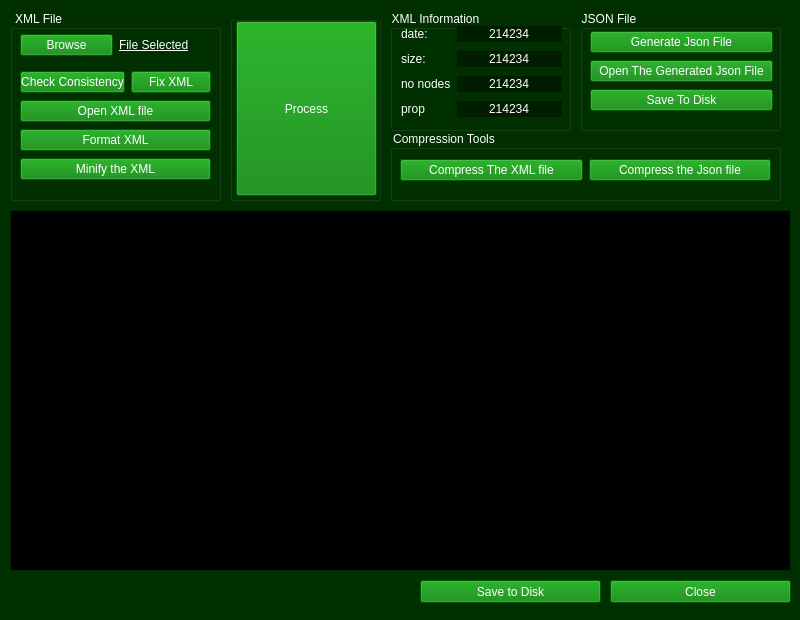
<?xml version="1.0" encoding="UTF-8"?>
<ui version="4.0">
 <class>MainWindow</class>
 <widget class="QMainWindow" name="MainWindow">
  <property name="windowModality">
   <enum>Qt::NonModal</enum>
  </property>
  <property name="enabled">
   <bool>true</bool>
  </property>
  <property name="geometry">
   <rect>
    <x>0</x>
    <y>0</y>
    <width>800</width>
    <height>620</height>
   </rect>
  </property>
  <property name="sizePolicy">
   <sizepolicy hsizetype="Minimum" vsizetype="Minimum">
    <horstretch>0</horstretch>
    <verstretch>0</verstretch>
   </sizepolicy>
  </property>
  <property name="minimumSize">
   <size>
    <width>800</width>
    <height>620</height>
   </size>
  </property>
  <property name="maximumSize">
   <size>
    <width>800</width>
    <height>620</height>
   </size>
  </property>
  <property name="palette">
   <palette>
    <active>
     <colorrole role="WindowText">
      <brush brushstyle="SolidPattern">
       <color alpha="255">
        <red>255</red>
        <green>255</green>
        <blue>255</blue>
       </color>
      </brush>
     </colorrole>
     <colorrole role="Button">
      <brush brushstyle="SolidPattern">
       <color alpha="255">
        <red>0</red>
        <green>48</green>
        <blue>0</blue>
       </color>
      </brush>
     </colorrole>
     <colorrole role="Light">
      <brush brushstyle="SolidPattern">
       <color alpha="255">
        <red>0</red>
        <green>72</green>
        <blue>0</blue>
       </color>
      </brush>
     </colorrole>
     <colorrole role="Midlight">
      <brush brushstyle="SolidPattern">
       <color alpha="255">
        <red>0</red>
        <green>60</green>
        <blue>0</blue>
       </color>
      </brush>
     </colorrole>
     <colorrole role="Dark">
      <brush brushstyle="SolidPattern">
       <color alpha="255">
        <red>0</red>
        <green>24</green>
        <blue>0</blue>
       </color>
      </brush>
     </colorrole>
     <colorrole role="Mid">
      <brush brushstyle="SolidPattern">
       <color alpha="255">
        <red>0</red>
        <green>32</green>
        <blue>0</blue>
       </color>
      </brush>
     </colorrole>
     <colorrole role="Text">
      <brush brushstyle="SolidPattern">
       <color alpha="255">
        <red>255</red>
        <green>255</green>
        <blue>255</blue>
       </color>
      </brush>
     </colorrole>
     <colorrole role="BrightText">
      <brush brushstyle="SolidPattern">
       <color alpha="255">
        <red>255</red>
        <green>255</green>
        <blue>255</blue>
       </color>
      </brush>
     </colorrole>
     <colorrole role="ButtonText">
      <brush brushstyle="SolidPattern">
       <color alpha="255">
        <red>255</red>
        <green>255</green>
        <blue>255</blue>
       </color>
      </brush>
     </colorrole>
     <colorrole role="Base">
      <brush brushstyle="SolidPattern">
       <color alpha="255">
        <red>0</red>
        <green>0</green>
        <blue>0</blue>
       </color>
      </brush>
     </colorrole>
     <colorrole role="Window">
      <brush brushstyle="SolidPattern">
       <color alpha="255">
        <red>0</red>
        <green>48</green>
        <blue>0</blue>
       </color>
      </brush>
     </colorrole>
     <colorrole role="Shadow">
      <brush brushstyle="SolidPattern">
       <color alpha="255">
        <red>0</red>
        <green>0</green>
        <blue>0</blue>
       </color>
      </brush>
     </colorrole>
     <colorrole role="AlternateBase">
      <brush brushstyle="SolidPattern">
       <color alpha="255">
        <red>0</red>
        <green>24</green>
        <blue>0</blue>
       </color>
      </brush>
     </colorrole>
     <colorrole role="ToolTipBase">
      <brush brushstyle="SolidPattern">
       <color alpha="255">
        <red>255</red>
        <green>255</green>
        <blue>220</blue>
       </color>
      </brush>
     </colorrole>
     <colorrole role="ToolTipText">
      <brush brushstyle="SolidPattern">
       <color alpha="255">
        <red>0</red>
        <green>0</green>
        <blue>0</blue>
       </color>
      </brush>
     </colorrole>
     <colorrole role="PlaceholderText">
      <brush brushstyle="SolidPattern">
       <color alpha="128">
        <red>255</red>
        <green>255</green>
        <blue>255</blue>
       </color>
      </brush>
     </colorrole>
    </active>
    <inactive>
     <colorrole role="WindowText">
      <brush brushstyle="SolidPattern">
       <color alpha="255">
        <red>255</red>
        <green>255</green>
        <blue>255</blue>
       </color>
      </brush>
     </colorrole>
     <colorrole role="Button">
      <brush brushstyle="SolidPattern">
       <color alpha="255">
        <red>0</red>
        <green>48</green>
        <blue>0</blue>
       </color>
      </brush>
     </colorrole>
     <colorrole role="Light">
      <brush brushstyle="SolidPattern">
       <color alpha="255">
        <red>0</red>
        <green>72</green>
        <blue>0</blue>
       </color>
      </brush>
     </colorrole>
     <colorrole role="Midlight">
      <brush brushstyle="SolidPattern">
       <color alpha="255">
        <red>0</red>
        <green>60</green>
        <blue>0</blue>
       </color>
      </brush>
     </colorrole>
     <colorrole role="Dark">
      <brush brushstyle="SolidPattern">
       <color alpha="255">
        <red>0</red>
        <green>24</green>
        <blue>0</blue>
       </color>
      </brush>
     </colorrole>
     <colorrole role="Mid">
      <brush brushstyle="SolidPattern">
       <color alpha="255">
        <red>0</red>
        <green>32</green>
        <blue>0</blue>
       </color>
      </brush>
     </colorrole>
     <colorrole role="Text">
      <brush brushstyle="SolidPattern">
       <color alpha="255">
        <red>255</red>
        <green>255</green>
        <blue>255</blue>
       </color>
      </brush>
     </colorrole>
     <colorrole role="BrightText">
      <brush brushstyle="SolidPattern">
       <color alpha="255">
        <red>255</red>
        <green>255</green>
        <blue>255</blue>
       </color>
      </brush>
     </colorrole>
     <colorrole role="ButtonText">
      <brush brushstyle="SolidPattern">
       <color alpha="255">
        <red>255</red>
        <green>255</green>
        <blue>255</blue>
       </color>
      </brush>
     </colorrole>
     <colorrole role="Base">
      <brush brushstyle="SolidPattern">
       <color alpha="255">
        <red>0</red>
        <green>0</green>
        <blue>0</blue>
       </color>
      </brush>
     </colorrole>
     <colorrole role="Window">
      <brush brushstyle="SolidPattern">
       <color alpha="255">
        <red>0</red>
        <green>48</green>
        <blue>0</blue>
       </color>
      </brush>
     </colorrole>
     <colorrole role="Shadow">
      <brush brushstyle="SolidPattern">
       <color alpha="255">
        <red>0</red>
        <green>0</green>
        <blue>0</blue>
       </color>
      </brush>
     </colorrole>
     <colorrole role="AlternateBase">
      <brush brushstyle="SolidPattern">
       <color alpha="255">
        <red>0</red>
        <green>24</green>
        <blue>0</blue>
       </color>
      </brush>
     </colorrole>
     <colorrole role="ToolTipBase">
      <brush brushstyle="SolidPattern">
       <color alpha="255">
        <red>255</red>
        <green>255</green>
        <blue>220</blue>
       </color>
      </brush>
     </colorrole>
     <colorrole role="ToolTipText">
      <brush brushstyle="SolidPattern">
       <color alpha="255">
        <red>0</red>
        <green>0</green>
        <blue>0</blue>
       </color>
      </brush>
     </colorrole>
     <colorrole role="PlaceholderText">
      <brush brushstyle="SolidPattern">
       <color alpha="128">
        <red>255</red>
        <green>255</green>
        <blue>255</blue>
       </color>
      </brush>
     </colorrole>
    </inactive>
    <disabled>
     <colorrole role="WindowText">
      <brush brushstyle="SolidPattern">
       <color alpha="255">
        <red>0</red>
        <green>24</green>
        <blue>0</blue>
       </color>
      </brush>
     </colorrole>
     <colorrole role="Button">
      <brush brushstyle="SolidPattern">
       <color alpha="255">
        <red>0</red>
        <green>48</green>
        <blue>0</blue>
       </color>
      </brush>
     </colorrole>
     <colorrole role="Light">
      <brush brushstyle="SolidPattern">
       <color alpha="255">
        <red>0</red>
        <green>72</green>
        <blue>0</blue>
       </color>
      </brush>
     </colorrole>
     <colorrole role="Midlight">
      <brush brushstyle="SolidPattern">
       <color alpha="255">
        <red>0</red>
        <green>60</green>
        <blue>0</blue>
       </color>
      </brush>
     </colorrole>
     <colorrole role="Dark">
      <brush brushstyle="SolidPattern">
       <color alpha="255">
        <red>0</red>
        <green>24</green>
        <blue>0</blue>
       </color>
      </brush>
     </colorrole>
     <colorrole role="Mid">
      <brush brushstyle="SolidPattern">
       <color alpha="255">
        <red>0</red>
        <green>32</green>
        <blue>0</blue>
       </color>
      </brush>
     </colorrole>
     <colorrole role="Text">
      <brush brushstyle="SolidPattern">
       <color alpha="255">
        <red>0</red>
        <green>24</green>
        <blue>0</blue>
       </color>
      </brush>
     </colorrole>
     <colorrole role="BrightText">
      <brush brushstyle="SolidPattern">
       <color alpha="255">
        <red>255</red>
        <green>255</green>
        <blue>255</blue>
       </color>
      </brush>
     </colorrole>
     <colorrole role="ButtonText">
      <brush brushstyle="SolidPattern">
       <color alpha="255">
        <red>0</red>
        <green>24</green>
        <blue>0</blue>
       </color>
      </brush>
     </colorrole>
     <colorrole role="Base">
      <brush brushstyle="SolidPattern">
       <color alpha="255">
        <red>0</red>
        <green>48</green>
        <blue>0</blue>
       </color>
      </brush>
     </colorrole>
     <colorrole role="Window">
      <brush brushstyle="SolidPattern">
       <color alpha="255">
        <red>0</red>
        <green>48</green>
        <blue>0</blue>
       </color>
      </brush>
     </colorrole>
     <colorrole role="Shadow">
      <brush brushstyle="SolidPattern">
       <color alpha="255">
        <red>0</red>
        <green>0</green>
        <blue>0</blue>
       </color>
      </brush>
     </colorrole>
     <colorrole role="AlternateBase">
      <brush brushstyle="SolidPattern">
       <color alpha="255">
        <red>0</red>
        <green>48</green>
        <blue>0</blue>
       </color>
      </brush>
     </colorrole>
     <colorrole role="ToolTipBase">
      <brush brushstyle="SolidPattern">
       <color alpha="255">
        <red>255</red>
        <green>255</green>
        <blue>220</blue>
       </color>
      </brush>
     </colorrole>
     <colorrole role="ToolTipText">
      <brush brushstyle="SolidPattern">
       <color alpha="255">
        <red>0</red>
        <green>0</green>
        <blue>0</blue>
       </color>
      </brush>
     </colorrole>
     <colorrole role="PlaceholderText">
      <brush brushstyle="SolidPattern">
       <color alpha="128">
        <red>255</red>
        <green>255</green>
        <blue>255</blue>
       </color>
      </brush>
     </colorrole>
    </disabled>
   </palette>
  </property>
  <property name="cursor">
   <cursorShape>ArrowCursor</cursorShape>
  </property>
  <property name="mouseTracking">
   <bool>false</bool>
  </property>
  <property name="windowTitle">
   <string>XML Editor By Mostafa Akrsh</string>
  </property>
  <property name="windowIcon">
   <iconset>
    <normaloff>E:/Study Comp III/_Second Term/Data Structure/Project/icon.png</normaloff>E:/Study Comp III/_Second Term/Data Structure/Project/icon.png</iconset>
  </property>
  <property name="toolTip">
   <string notr="true"/>
  </property>
  <property name="styleSheet">
   <string notr="true"/>
  </property>
  <property name="iconSize">
   <size>
    <width>24</width>
    <height>24</height>
   </size>
  </property>
  <widget class="QWidget" name="centralwidget">
   <widget class="QGroupBox" name="groupBox">
    <property name="geometry">
     <rect>
      <x>10</x>
      <y>10</y>
      <width>211</width>
      <height>191</height>
     </rect>
    </property>
    <property name="styleSheet">
     <string notr="true">color: rgb(255, 255, 255);</string>
    </property>
    <property name="title">
     <string> XML File</string>
    </property>
    <widget class="QWidget" name="">
     <property name="geometry">
      <rect>
       <x>10</x>
       <y>20</y>
       <width>191</width>
       <height>31</height>
      </rect>
     </property>
     <layout class="QHBoxLayout" name="horizontalLayout">
      <item>
       <widget class="QPushButton" name="pushButton">
        <property name="styleSheet">
         <string notr="true">color: white;
background-color: green;
font: 75 12pt &quot;Constantia&quot;;


</string>
        </property>
        <property name="text">
         <string>Browse</string>
        </property>
       </widget>
      </item>
      <item>
       <widget class="QLabel" name="label">
        <property name="styleSheet">
         <string notr="true">border-color: rgb(255, 255, 255);</string>
        </property>
        <property name="text">
         <string>&lt;html&gt;&lt;head/&gt;&lt;body&gt;&lt;p&gt;&lt;span style=&quot; text-decoration: underline; color:#ffffff;&quot;&gt;File Selected&lt;/span&gt;&lt;/p&gt;&lt;/body&gt;&lt;/html&gt;</string>
        </property>
       </widget>
      </item>
     </layout>
    </widget>
    <widget class="QWidget" name="">
     <property name="geometry">
      <rect>
       <x>10</x>
       <y>60</y>
       <width>191</width>
       <height>114</height>
      </rect>
     </property>
     <layout class="QVBoxLayout" name="verticalLayout">
      <item>
       <layout class="QHBoxLayout" name="horizontalLayout_2">
        <item>
         <widget class="QPushButton" name="pushButton_2">
          <property name="styleSheet">
           <string notr="true">color: white;
background-color: green;


</string>
          </property>
          <property name="text">
           <string>Check Consistency</string>
          </property>
         </widget>
        </item>
        <item>
         <widget class="QPushButton" name="pushButton_3">
          <property name="enabled">
           <bool>false</bool>
          </property>
          <property name="styleSheet">
           <string notr="true">:enabled{
	color:white;
	background-color:red;
}
:disabled{
	color:white;
	background-color:green;
}
</string>
          </property>
          <property name="text">
           <string>Fix XML</string>
          </property>
         </widget>
        </item>
       </layout>
      </item>
      <item>
       <widget class="QPushButton" name="pushButton_9">
        <property name="styleSheet">
         <string notr="true">color: white;
background-color: green;


</string>
        </property>
        <property name="text">
         <string>Open XML file</string>
        </property>
       </widget>
      </item>
      <item>
       <widget class="QPushButton" name="pushButton_4">
        <property name="styleSheet">
         <string notr="true">color: white;
background-color: green;


</string>
        </property>
        <property name="text">
         <string>Format XML</string>
        </property>
       </widget>
      </item>
      <item>
       <widget class="QPushButton" name="pushButton_19">
        <property name="styleSheet">
         <string notr="true">color: white;
background-color: green;


</string>
        </property>
        <property name="text">
         <string>Minify the XML</string>
        </property>
       </widget>
      </item>
     </layout>
    </widget>
   </widget>
   <widget class="QTreeView" name="treeView">
    <property name="geometry">
     <rect>
      <x>10</x>
      <y>210</y>
      <width>781</width>
      <height>361</height>
     </rect>
    </property>
    <property name="dragEnabled">
     <bool>true</bool>
    </property>
    <property name="sortingEnabled">
     <bool>true</bool>
    </property>
   </widget>
   <widget class="QGroupBox" name="groupBox_2">
    <property name="geometry">
     <rect>
      <x>580</x>
      <y>10</y>
      <width>201</width>
      <height>121</height>
     </rect>
    </property>
    <property name="styleSheet">
     <string notr="true">color:white;

</string>
    </property>
    <property name="title">
     <string>JSON File</string>
    </property>
    <widget class="QWidget" name="layoutWidget_5">
     <property name="geometry">
      <rect>
       <x>10</x>
       <y>20</y>
       <width>183</width>
       <height>85</height>
      </rect>
     </property>
     <layout class="QVBoxLayout" name="verticalLayout_3">
      <item>
       <layout class="QHBoxLayout" name="horizontalLayout_7">
        <item>
         <widget class="QPushButton" name="pushButton_15">
          <property name="styleSheet">
           <string notr="true">color: white;
background-color: green;


</string>
          </property>
          <property name="text">
           <string>Generate Json File</string>
          </property>
         </widget>
        </item>
       </layout>
      </item>
      <item>
       <widget class="QPushButton" name="pushButton_17">
        <property name="styleSheet">
         <string notr="true">color: white;
background-color: green;


</string>
        </property>
        <property name="text">
         <string>Open The Generated Json File</string>
        </property>
       </widget>
      </item>
      <item>
       <widget class="QPushButton" name="pushButton_18">
        <property name="styleSheet">
         <string notr="true">color: white;
background-color: green;


</string>
        </property>
        <property name="text">
         <string>Save To Disk</string>
        </property>
       </widget>
      </item>
     </layout>
    </widget>
   </widget>
   <widget class="QGroupBox" name="groupBox_3">
    <property name="geometry">
     <rect>
      <x>390</x>
      <y>10</y>
      <width>181</width>
      <height>121</height>
     </rect>
    </property>
    <property name="styleSheet">
     <string notr="true">color: rgb(255, 255, 255);</string>
    </property>
    <property name="title">
     <string>XML Information</string>
    </property>
    <widget class="QWidget" name="">
     <property name="geometry">
      <rect>
       <x>11</x>
       <y>13</y>
       <width>161</width>
       <height>101</height>
      </rect>
     </property>
     <layout class="QGridLayout" name="gridLayout">
      <item row="0" column="0">
       <widget class="QLabel" name="label_4">
        <property name="text">
         <string>date:</string>
        </property>
       </widget>
      </item>
      <item row="0" column="1">
       <widget class="QLineEdit" name="lineEdit">
        <property name="enabled">
         <bool>true</bool>
        </property>
        <property name="styleSheet">
         <string notr="true">color:white;
background-color: rgb(0, 29, 0);
border:0px;
text-align: center;</string>
        </property>
        <property name="text">
         <string>214234</string>
        </property>
        <property name="alignment">
         <set>Qt::AlignCenter</set>
        </property>
        <property name="readOnly">
         <bool>true</bool>
        </property>
       </widget>
      </item>
      <item row="1" column="0">
       <widget class="QLabel" name="label_5">
        <property name="text">
         <string>size:</string>
        </property>
       </widget>
      </item>
      <item row="1" column="1">
       <widget class="QLineEdit" name="lineEdit_2">
        <property name="enabled">
         <bool>true</bool>
        </property>
        <property name="styleSheet">
         <string notr="true">color:white;
background-color: rgb(0, 29, 0);
border:0px;
text-align: center;</string>
        </property>
        <property name="text">
         <string>214234</string>
        </property>
        <property name="alignment">
         <set>Qt::AlignCenter</set>
        </property>
        <property name="readOnly">
         <bool>true</bool>
        </property>
       </widget>
      </item>
      <item row="2" column="0">
       <widget class="QLabel" name="label_6">
        <property name="text">
         <string>no nodes</string>
        </property>
       </widget>
      </item>
      <item row="2" column="1">
       <widget class="QLineEdit" name="lineEdit_3">
        <property name="enabled">
         <bool>true</bool>
        </property>
        <property name="styleSheet">
         <string notr="true">color:white;
background-color: rgb(0, 29, 0);
border:0px;
text-align: center;</string>
        </property>
        <property name="text">
         <string>214234</string>
        </property>
        <property name="alignment">
         <set>Qt::AlignCenter</set>
        </property>
        <property name="readOnly">
         <bool>true</bool>
        </property>
       </widget>
      </item>
      <item row="3" column="0">
       <widget class="QLabel" name="label_7">
        <property name="text">
         <string>prop</string>
        </property>
       </widget>
      </item>
      <item row="3" column="1">
       <widget class="QLineEdit" name="lineEdit_4">
        <property name="enabled">
         <bool>true</bool>
        </property>
        <property name="styleSheet">
         <string notr="true">color:white;
background-color: rgb(0, 29, 0);
border:0px;
text-align: center;</string>
        </property>
        <property name="text">
         <string>214234</string>
        </property>
        <property name="alignment">
         <set>Qt::AlignCenter</set>
        </property>
        <property name="readOnly">
         <bool>true</bool>
        </property>
       </widget>
      </item>
     </layout>
    </widget>
   </widget>
   <widget class="QPushButton" name="pushButton_20">
    <property name="geometry">
     <rect>
      <x>420</x>
      <y>580</y>
      <width>181</width>
      <height>23</height>
     </rect>
    </property>
    <property name="styleSheet">
     <string notr="true">color: white;
background-color: green;


</string>
    </property>
    <property name="text">
     <string>Save to Disk</string>
    </property>
   </widget>
   <widget class="QPushButton" name="pushButton_21">
    <property name="geometry">
     <rect>
      <x>610</x>
      <y>580</y>
      <width>181</width>
      <height>23</height>
     </rect>
    </property>
    <property name="styleSheet">
     <string notr="true">color: white;
background-color: green;


</string>
    </property>
    <property name="text">
     <string>Close</string>
    </property>
   </widget>
   <widget class="QGroupBox" name="groupBox_4">
    <property name="geometry">
     <rect>
      <x>390</x>
      <y>130</y>
      <width>391</width>
      <height>71</height>
     </rect>
    </property>
    <property name="styleSheet">
     <string notr="true">color: rgb(255, 255, 255);</string>
    </property>
    <property name="title">
     <string>Compression Tools</string>
    </property>
    <widget class="QWidget" name="">
     <property name="geometry">
      <rect>
       <x>10</x>
       <y>20</y>
       <width>371</width>
       <height>41</height>
      </rect>
     </property>
     <layout class="QHBoxLayout" name="horizontalLayout_8">
      <item>
       <widget class="QPushButton" name="pushButton_22">
        <property name="styleSheet">
         <string notr="true">color: white;
background-color: green;


</string>
        </property>
        <property name="text">
         <string>Compress The XML file</string>
        </property>
       </widget>
      </item>
      <item>
       <widget class="QPushButton" name="pushButton_23">
        <property name="styleSheet">
         <string notr="true">color: white;
background-color: green;


</string>
        </property>
        <property name="text">
         <string>Compress the Json file</string>
        </property>
       </widget>
      </item>
     </layout>
    </widget>
   </widget>
   <widget class="QGroupBox" name="groupBox_5">
    <property name="geometry">
     <rect>
      <x>230</x>
      <y>16</y>
      <width>151</width>
      <height>185</height>
     </rect>
    </property>
    <property name="styleSheet">
     <string notr="true">color: rgb(255, 255, 255);</string>
    </property>
    <property name="title">
     <string/>
    </property>
    <widget class="QPushButton" name="pushButton_16">
     <property name="geometry">
      <rect>
       <x>6</x>
       <y>5</y>
       <width>141</width>
       <height>175</height>
      </rect>
     </property>
     <property name="toolTip">
      <string/>
     </property>
     <property name="styleSheet">
      <string notr="true">color: white;
font: 75 14pt &quot;MS Shell Dlg 2&quot;;
font: 22pt &quot;MS Shell Dlg 2&quot;;
background-color: green;


</string>
     </property>
     <property name="text">
      <string>Process</string>
     </property>
    </widget>
   </widget>
  </widget>
 </widget>
 <resources/>
 <connections/>
</ui>
